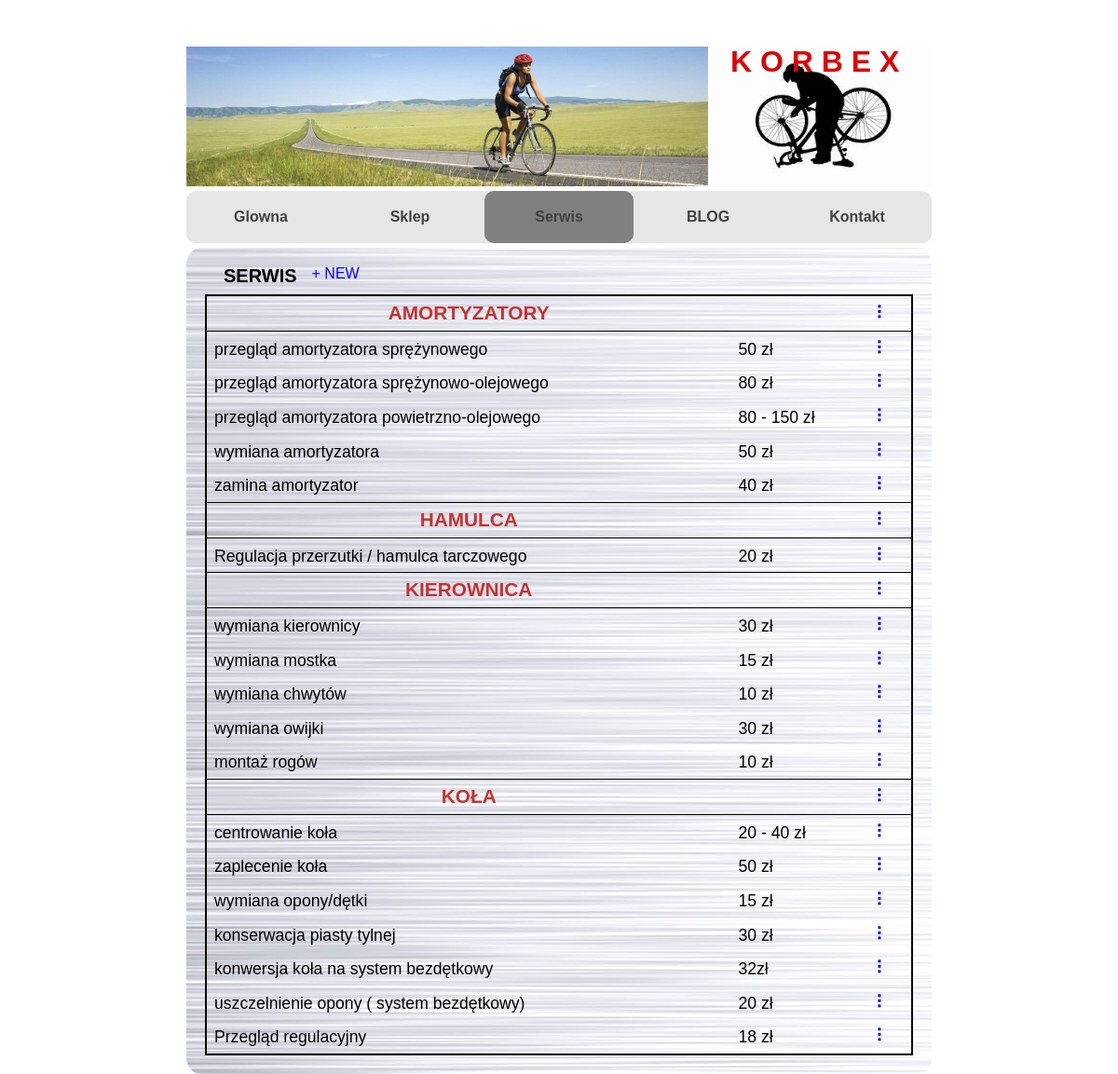
The app's page /service with its own data.
### korbex/models.py (models this page shows, shortened)
class TypeRepair(models.Model):
    type_repair = models.CharField(max_length=50, unique=True, help_text="Typ naprawy(kierownica, hamulca itp)")
    def __str__(self):
        return self.type_repair

class Service(models.Model):
    name_repair = models.CharField(max_length=50, help_text="Nazwa naprawy(wymiana kierownicy)", unique=True)
    type_repair = models.ForeignKey(TypeRepair, on_delete=models.PROTECT)
    price = models.CharField(max_length=20)

### korbex/views.py (the view)
# urls.py: path('service', views.service, name='service_p'),
def service(request):
    error = ''
    type_repairs = TypeRepair.objects.all().order_by('type_repair')
    repairs = Service.objects.all().order_by('type_repair')
    type_repairs_form = TypeRepairForm()
    repairs_form = ServiceForm()
    context = {'error': error, 'repairs': repairs, 'type_repairs': type_repairs,
               'type_repairs_form': type_repairs_form, 'repairsform': repairs_form}
    return render(request, 'korbex/service.html', context)

### korbex/templates/korbex/service.html (shortened to what this page needs)
{% extends './index.html' %}
{% load static %}
{%block service%}
    active
{%endblock%}
{% block content %}
<div class="content-service">
    <div style="display: flex">
        <h3>SERWIS </h3>
        <div class="dropdown">
            <span class="dropbtn"> + NEW </span>
        </div>
    </div>
    <table>
{% for type_r in type_repairs %}
    <tr>
        <th class="col2">{{type_r}}</th>
        <th></th>
        <th class="three-dots" onclick="ipsum{{type_r.id}}.style.display='block'">&#10247;</th>
    </tr>
    {% for repair in repairs %}
        {% if repair.type_repair == type_r %}
            <tr>
                <td>{{repair.name_repair}}</td>
                <td>{{repair.price}}</td>
                <td class="three-dots" onclick="lorem{{repair.id}}.style.display='block'">&#10247;</td>
            </tr>
        {% endif %}
    {% endfor %}
{% endfor %}
    </table>
</div>
{% endblock %}

### static/css/style.css (style rules this page uses)
body { background-attachment: fixed; background-height: 100%; background-repeat: no-repeat; font-family: Raleway, sans-serif; background-image: url(https://i.pinimg.com/originals/5f/47/84/5f47840c5ee678b8c16ce80b39d7a0ad.jpg); }
h3 { font-size: 20px; font-weight: bold; margin-bottom: 10px; margin-left: 20px; display: flex; }
.content-service { background: url("../images/aluminum_texture.jpg"); width: 100%; padding: 20px; border-radius: 2%; filter: brightness(120%); }
.dropbtn { color: blue; padding: 16px; font-size: 16px; }
.dropdown { position: relative; display: inline-block; }
.edit table, td { margin: 20px; border: 0; }
table { font-family: arial, sans-serif; border-collapse: collapse; border: 2px solid grey; width: 100%; border: 2px solid black; }
th, td { border-top: 1px black solid; border-bottom: 1px black solid; padding: 8px; font-size: 1.1em; }
.col2 { color: brown; font-family: Geneva, Helvetica; font-weight: bold; font-size: 1.3em; }
.three-dots { margin-left: 10px; font-size: 20px; color: blue; text-align: left; cursor: pointer; }
.table-form th, td { border: 0px; }

### records on screen
TypeRepair: type_repair "AMORTYZATORY"
Service: name_repair "przegląd amortyzatora sprężynowego", price "50 zł"
Service: name_repair "przegląd amortyzatora sprężynowo-olejowego", price "80 zł"
Service: name_repair "przegląd amortyzatora powietrzno-olejowego", price "80 - 150 zł"
Service: name_repair "wymiana amortyzatora", price "50 zł"
Service: name_repair "zamina amortyzator", price "40 zł"
TypeRepair: type_repair "HAMULCA"
Service: name_repair "Regulacja przerzutki / hamulca tarczowego", price "20 zł"
TypeRepair: type_repair "KIEROWNICA"
Service: name_repair "wymiana kierownicy", price "30 zł"
Service: name_repair "wymiana mostka", price "15 zł"
Service: name_repair "wymiana chwytów", price "10 zł"
Service: name_repair "wymiana owijki", price "30 zł"
Service: name_repair "montaż rogów", price "10 zł"
TypeRepair: type_repair "KOŁA"
Service: name_repair "centrowanie koła", price "20 - 40 zł"
Service: name_repair "zaplecenie koła", price "50 zł"
Service: name_repair "wymiana opony/dętki", price "15 zł"
Service: name_repair "konserwacja piasty tylnej", price "30 zł"
Service: name_repair "konwersja koła na system bezdętkowy", price "32zł"
Service: name_repair "uszczelnienie opony ( system bezdętkowy)", price "20 zł"
Service: name_repair "Przegląd regulacyjny", price "18 zł"
